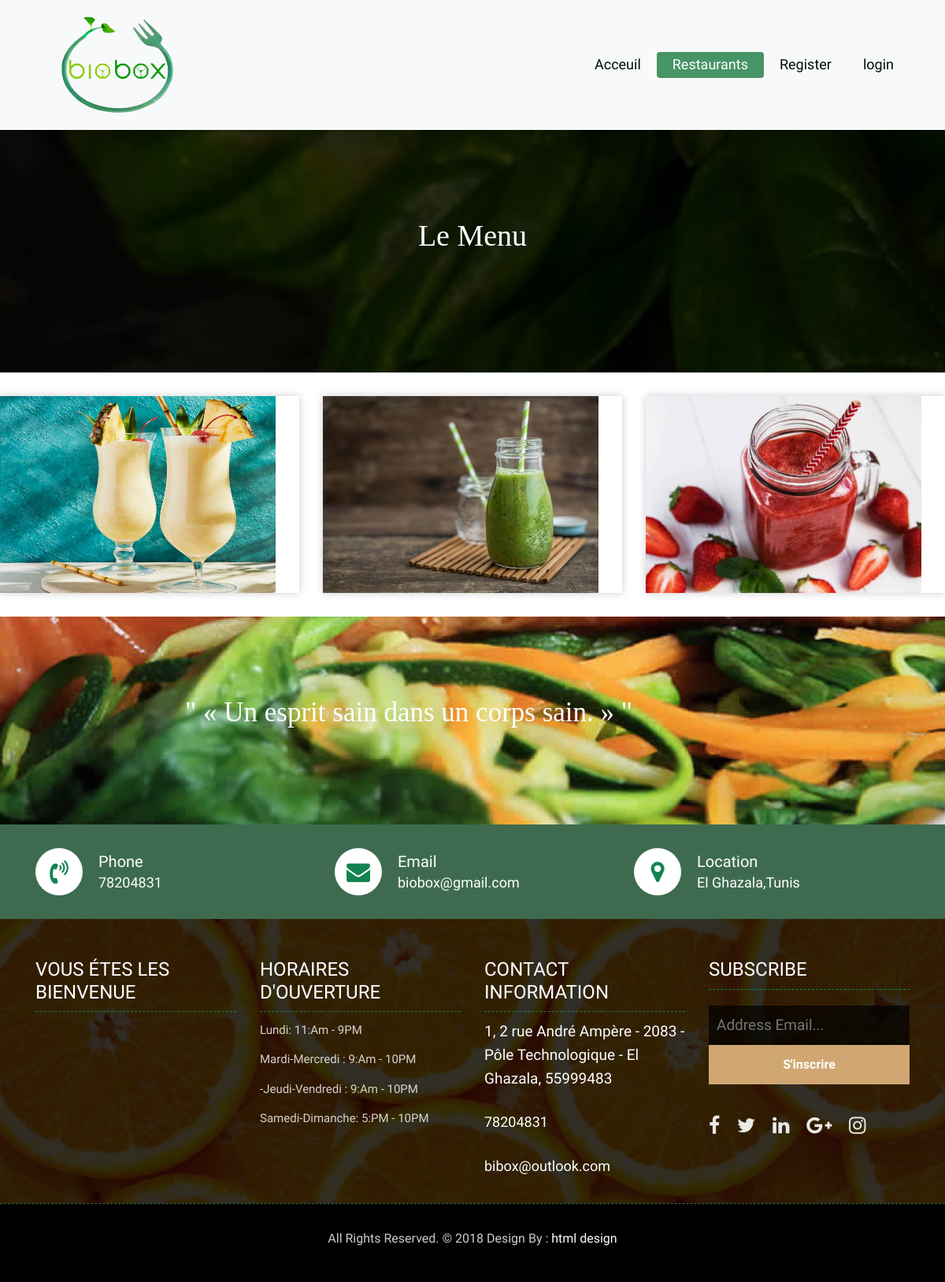
Screenshot of /biobox/Views/menudrinks.php with the database file from the repository.
### tables this page shows
CREATE TABLE IF NOT EXISTS `produit` (
  `id_produit` int(11) NOT NULL AUTO_INCREMENT,
  `nom_produit` varchar(50) NOT NULL,
  `desc_produit` varchar(500) NOT NULL,
  `prix_produit` float NOT NULL,
  `img` varchar(500) NOT NULL,
  `type` varchar(20) NOT NULL,
  PRIMARY KEY (`id_produit`)
);

### biobox/Controller/ProduitP.php (called while the page is built, shortened)
<?php
class ProduitP
{
    public function listProduitb()
    {
        $sql = "SELECT * FROM produit WHERE type='boisson'";
        $db = config::getConnexion();
        try {
            $liste = $db->query($sql);
            return $liste;
        } catch (Exception $e) {
            die('Error:' . $e->getMessage());
        }
    }
}

### biobox/Views/menudrinks.php (the view, shortened to what this page needs)
<?php
    include '../controller/produitP.php';
	$produitP = new produitP();
	$listproduit = $produitP->listproduitb();
	?>
<!DOCTYPE html>
<html lang="fr">
<head>
    <link rel="stylesheet" href="css/bootstrap.min.css">
    <link rel="stylesheet" href="css/style.css">
    <link rel="stylesheet" href="css/responsive.css">
    <link rel="stylesheet" href="css/custom.css">
</head>
<body>
	<header class="top-navbar">
		<nav class="navbar navbar-expand-lg navbar-light bg-light">
			<div class="container">
				<a class="navbar-brand" href="index.php">
					<img src="images/logo.png" alt="" />
				</a>
				<div class="collapse navbar-collapse" id="navbars-rs-food">
					<ul class="navbar-nav ml-auto">
						<li class="nav-item"><a class="nav-link" href="index.php">Acceuil</a></li>
						<li class="nav-item active"><a class="nav-link" href="categorie.php">Restaurants</a></li>
						<?php
						if(isset($_SESSION["login"]) && $_SESSION["login"]){}
						else{
						?>
						<li class="nav-item"><a class="nav-link" href="register.php">Register</a></li>
						<?php
						}
						?>
						<?php
						if(isset($_SESSION["login"]) && $_SESSION["login"]){
						?>
						<li class="nav-item"><a class="nav-link" href="logout.php">logout</a></li>
						<?php
						}
						else{
						?>
						<li class="nav-item"><a class="nav-link" href="login.php">login</a></li>
						<?php
						}
						?>
					</ul>
				</div>
			</div>
		</nav>
					</header>
	<div class="all-page-title page-breadcrumb">
		<div class="container text-center">
			<div class="row">
				<div class="col-lg-12">
					<br><h1> Le Menu </h1>
				</div>
			</div>
		</div>
	</div>
			<div class="row special-list">
			<?php foreach ($listproduit as $key)  { ?>
				<form method="post" action="menu.php?action=add&id=<?php echo $key["id_produit"]; ?>">
				<div class="col-lg-4 col-md-6 special-grid healthy box">
					<div class="gallery-single fix">
					<img src="<?php echo $key['img']; ?>" width="350" height="250" alt="image" />
			</form>
			</div>
				<?php
			}
				?>
	<div class="qt-box qt-background">
		<div class="container">
			<div class="row">
				<div class="col-md-8 ml-auto mr-auto text-left">
					<p class="lead ">
						" « Un esprit sain dans un corps sain. » "
					</p>
				</div>
			</div>
		</div>
	</div>
	<div class="contact-imfo-box">
		<div class="container">
			<div class="row">
				<div class="col-md-4">
					<i class="fa fa-volume-control-phone"></i>
					<div class="overflow-hidden">
						<h4>Phone</h4>
						<p class="lead">
							78204831
						</p>
					</div>
				</div>
				<div class="col-md-4">
					<i class="fa fa-envelope"></i>
					<div class="overflow-hidden">
						<h4>Email</h4>
						<p class="lead">
							biobox@gmail.com
						</p>
					</div>
				</div>
				<div class="col-md-4">
					<i class="fa fa-map-marker"></i>
					<div class="overflow-hidden">
						<h4>Location</h4>
						<p class="lead">
							El Ghazala,Tunis
						</p>
					</div>
				</div>
			</div>
		</div>
	</div>
	<footer class="footer-area bg-f">
		<div class="container">
			<div class="row">
				<div class="col-lg-3 col-md-6">
					<h3>Vous étes les bienvenue </h3>
				</div>
				<div class="col-lg-3 col-md-6">
					<h3>Horaires d'ouverture</h3>
					<p><span class="text-color">Lundi: </span>11:Am - 9PM</p>
					<p><span class="text-color">Mardi-Mercredi :</span> 9:Am - 10PM</p>
					<p><span class="text-color">-Jeudi-Vendredi :</span> 9:Am - 10PM</p>
					<p><span class="text-color">Samedi-Dimanche:</span> 5:PM - 10PM</p>
				</div>
				<div class="col-lg-3 col-md-6">
					<h3>Contact information</h3>
					<p class="lead"> 1, 2 rue André Ampère - 2083 - Pôle Technologique - El Ghazala, 55999483</p>
					<p class="lead"><a href="#">78204831</a></p>
					<p><a href="#"> bibox@outlook.com</a></p>
				</div>
				<div class="col-lg-3 col-md-6">
					<h3>Subscribe</h3>
					<div class="subscribe_form">
						<form class="subscribe_form">
							<input name="EMAIL" id="subs-email" class="form_input" placeholder="Address Email..." type="email">
							<button type="submit" class="submit">S'inscrire</button>
						</form>
					</div>
					<ul class="list-inline f-social">
						<li class="list-inline-item"><a href="#"><i class="fa fa-facebook" aria-hidden="true"></i></a></li>
						<li class="list-inline-item"><a href="#"><i class="fa fa-twitter" aria-hidden="true"></i></a></li>
						<li class="list-inline-item"><a href="#"><i class="fa fa-linkedin" aria-hidden="true"></i></a></li>
						<li class="list-inline-item"><a href="#"><i class="fa fa-google-plus" aria-hidden="true"></i></a></li>
						<li class="list-inline-item"><a href="#"><i class="fa fa-instagram" aria-hidden="true"></i></a></li>
					</ul>
				</div>
			</div>
		</div>
		<div class="copyright">
			<div class="container">
				<div class="row">
					<div class="col-lg-12">
						<p class="company-name">All Rights Reserved. &copy; 2018 <a href="#"><Bio-Box></Bio-Box></a> Design By :
					<a href="https://html.design/">html design</a></p>
					</div>
				</div>
			</div>
		</div>
	</footer>
</body>

### rows the page displays
produit: shows a picture
produit: shows a picture
produit: shows a picture
